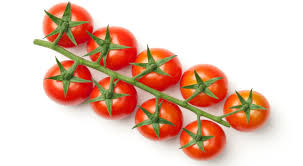
#> input picture computer visiob/laba2/tomato.jpg, 303 x 166 px
$ python 'Tkachenko_kostiantyn_ІП-з31_laba2.py'
#> lines starting #> are read from the running program, lines starting #| are printed output that depends on the picture; after the words box and inside, x2 and y2 are one past the last pixel; in counts of white or black regions, pixels touching at a corner belong together
#> in count_tomatoes, image is the input picture: shape (166, 303, 3); mean R, G, B 230.3, 197.8, 182.5
import numpy as np
import matplotlib.pyplot as plt
from scipy.ndimage import gaussian_filter, label, binary_erosion, binary_dilation, binary_fill_holes
from scipy.ndimage import distance_transform_edt
from skimage.segmentation import watershed
from skimage.feature import peak_local_max
import warnings

warnings.simplefilter("ignore", category=RuntimeWarning)

def rgb_to_hsv(rgb):
    rgb = rgb / 255.0 if rgb.max() > 1 else rgb
    r, g, b = rgb[..., 0], rgb[..., 1], rgb[..., 2]
    max_c = np.max(rgb, axis=-1)
    min_c = np.min(rgb, axis=-1)
    delta = max_c - min_c

    h = np.zeros_like(max_c)
    s = np.zeros_like(max_c)
    v = max_c

    mask = delta > 1e-8
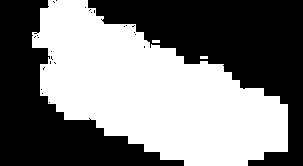
#> mask: shape (166, 303) bool; 48.9% white; 3 white regions, box (x1, y1, x2, y2) and area: (32, 0, 288, 166) 24547, (152, 40, 160, 43) 24, (200, 56, 208, 59) 24
    idx = (r == max_c) & mask
#> idx: shape (166, 303) bool; 39% white; 37 white regions (33 under 20 px), largest, box (x1, y1, x2, y2) and area: (40, 44, 288, 166) 15507, (32, 0, 150, 79) 3971, (77, 0, 88, 5) 28, (125, 24, 136, 32) 26
    h[idx] = ((g - b) / delta)[idx] % 6
    idx = (g == max_c) & mask
#> idx: shape (166, 303) bool; 12.6% white; 95 white regions (79 under 20 px), largest, box (x1, y1, x2, y2) and area: (32, 0, 265, 150) 4247, (229, 96, 288, 166) 1050, (128, 134, 155, 152) 166
    h[idx] = ((b - r) / delta + 2)[idx]
#> h: shape (166, 303) float64; min 0, max 6, mean 0.442
    idx = (b == max_c) & mask
#> idx: shape (166, 303) bool; 1.1% white in thin lines or dots, all inside (x1, y1, x2, y2) = (32, 0, 272, 141)
    h[idx] = ((r - g) / delta + 4)[idx]
#> h: shape (166, 303) float64; min 0, max 6, mean 0.453
    h = h / 6.0
    s[mask] = delta[mask] / max_c[mask]

    h = h * 360
    s = s * 100
    v = v * 100
    return np.stack([h, s, v], axis=-1)
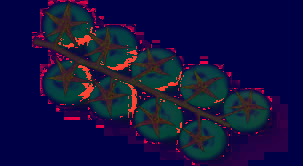
#> returned value: shape (166, 303, 3) float64; mean of channels 0, 1, 2 27.2, 24.9, 91.2; drawn with min black and max white

def apply_color_correction(image, method='hsv'):
    if method == 'grayscale':
        gray = np.dot(image[..., :3], [0.299, 0.587, 0.114])
        return np.stack([gray, gray, gray], axis=-1)
    elif method == 'sepia':
        sepia_filter = np.array([[0.393, 0.769, 0.189],
                                 [0.349, 0.686, 0.168],
                                 [0.272, 0.534, 0.131]])
        sepia = image @ sepia_filter.T
        return np.clip(sepia, 0, 1)
    elif method == 'negative':
        return 1.0 - image if image.max() <= 1 else 255 - image
    else:
        return image

def create_tomato_mask(image, hsv_params='auto'):
    hsv = rgb_to_hsv(image)
    if hsv_params == 'strict':
        lower_red1 = np.array([0, 40, 40])
        upper_red1 = np.array([15, 100, 100])
        lower_red2 = np.array([345, 40, 40])
        upper_red2 = np.array([360, 100, 100])
    elif hsv_params == 'relaxed':
        lower_red1 = np.array([0, 20, 20])
        upper_red1 = np.array([25, 100, 100])
        lower_red2 = np.array([335, 20, 20])
        upper_red2 = np.array([360, 100, 100])
    else:
        avg_brightness = np.mean(image)
#> avg_brightness = 0.798
        if avg_brightness > 0.7:
            lower_red1 = np.array([0, 35, 35])
            upper_red1 = np.array([18, 100, 100])
            lower_red2 = np.array([342, 35, 35])
            upper_red2 = np.array([360, 100, 100])
        else:
            lower_red1 = np.array([0, 30, 30])
            upper_red1 = np.array([20, 100, 100])
            lower_red2 = np.array([340, 30, 30])
            upper_red2 = np.array([360, 100, 100])
    mask1 = (hsv[..., 0] >= lower_red1[0]) & (hsv[..., 0] <= upper_red1[0]) & \
            (hsv[..., 1] >= lower_red1[1]) & (hsv[..., 1] <= upper_red1[1]) & \
            (hsv[..., 2] >= lower_red1[2]) & (hsv[..., 2] <= upper_red1[2])
#> mask1: shape (166, 303) bool; 16.3% white; 63 white regions (39 under 20 px), largest, box (x1, y1, x2, y2) and area: (44, 65, 100, 105) 917, (138, 98, 190, 146) 877, (138, 57, 194, 99) 827
    mask2 = (hsv[..., 0] >= lower_red2[0]) & (hsv[..., 0] <= upper_red2[0]) & \
            (hsv[..., 1] >= lower_red2[1]) & (hsv[..., 1] <= upper_red2[1]) & \
            (hsv[..., 2] >= lower_red2[2]) & (hsv[..., 2] <= upper_red2[2])
#> mask2: shape (166, 303) bool; 1.7% white; 54 white regions (46 under 20 px), largest, box (x1, y1, x2, y2) and area: (125, 83, 137, 117) 140, (107, 56, 137, 71) 137, (78, 83, 94, 102) 127
    mask = mask1 | mask2
#> mask: shape (166, 303) bool; 18% white; 49 white regions (28 under 20 px), largest, box (x1, y1, x2, y2) and area: (106, 27, 141, 77) 1053, (44, 65, 100, 105) 1046, (89, 80, 144, 124) 1046
#> in count_tomatoes, `mask_smooth = (blurred > 0.5).astype(np.uint8)`: mask_smooth: shape (166, 303); values 0 (black) and 1 (white), 17.7% white; 20 white regions (3 under 20 px), largest, box (x1, y1, x2, y2) and area: (44, 65, 99, 105) 1250, (90, 80, 144, 123) 1056, (105, 27, 140, 76) 1053
#> in count_tomatoes, `eroded = binary_erosion(mask_smooth, iterations=erosion_iterations)`: eroded: shape (166, 303) bool; 7.9% white; 24 white regions (7 under 20 px), largest, box (x1, y1, x2, y2) and area: (108, 30, 137, 71) 619, (47, 81, 96, 102) 566, (142, 61, 184, 89) 512
#> in count_tomatoes, `dilated = binary_dilation(eroded, iterations=erosion_iterations + 1)`: dilated: shape (166, 303) bool; 19.4% white; 16 white regions, largest, box (x1, y1, x2, y2) and area: (43, 64, 100, 106) 1407, (90, 79, 145, 124) 1193, (104, 26, 141, 75) 1159
    return mask.astype(np.uint8)

def apply_vectorization(mask, method='watershed', min_distance=30):
#> called with method = 'watershed', min_distance = 25
    if method == 'watershed':
        distance = distance_transform_edt(mask)
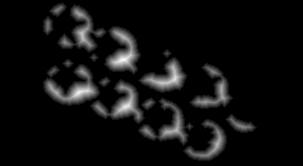
#> distance: shape (166, 303) float64; min 0, max 12, mean 0.712; drawn with min black and max white
        distance_smooth = gaussian_filter(distance, sigma=2)
        threshold_abs = distance_smooth.max() * 0.4
#> threshold_abs = 4.15
        local_max = peak_local_max(
            distance_smooth,
            min_distance=min_distance,
            threshold_abs=threshold_abs,
            labels=mask,
            exclude_border=False
        )
#> local_max = [[59, 123], [92, 79], [106, 126], [78, 174], [34, 82], [130, 175], [144, 217], [89, 221]]
        markers = np.zeros_like(mask, dtype=int)
        for idx, (y, x) in enumerate(local_max, start=1):
            markers[y, x] = idx
#> this loop made 8 passes
#> markers: shape (166, 303) int64; 9 distinct labels, from 0 to 8
        for idx in range(1, len(local_max) + 1):
            marker_mask = (markers == idx)
            dilated = binary_dilation(marker_mask, iterations=2)
            markers[dilated & (markers == 0)] = idx
#> this loop made 8 passes
#> marker_mask: shape (166, 303) bool; 0% white in thin lines or dots, all inside (x1, y1, x2, y2) = (221, 89, 222, 90)
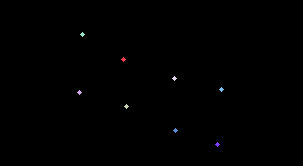
#> markers: shape (166, 303) int64; 9 distinct labels, from 0 to 8; one colour per label, 0 black
        labels = watershed(-distance, markers, mask=mask)
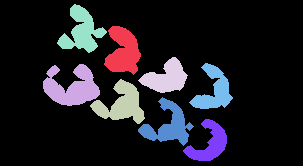
#> labels: shape (166, 303) int64; 9 distinct labels, from 0 to 8; one colour per label, 0 black
        return labels, len(local_max)
    elif method == 'contours':
        labeled, num = label(mask)
        return labeled, num
    else:
        from scipy.ndimage import sobel
        sx = sobel(mask.astype(float), axis=0)
        sy = sobel(mask.astype(float), axis=1)
        edges = np.hypot(sx, sy)
        return (edges > edges.mean()).astype(int), 1

def count_tomatoes(image_path, hsv_params='auto', min_size=200,
                   max_size=50000, show_steps=True, vectorization_method='watershed',
                   min_distance=25, erosion_iterations=1):
    image = plt.imread(image_path)
    if image.ndim == 3 and image.shape[2] == 4:
        image = image[..., :3]
    if image.max() > 1:
        image = image / 255.0
    corrected = apply_color_correction(image, method='hsv')
    mask = create_tomato_mask(corrected, hsv_params=hsv_params)
    blurred = gaussian_filter(mask.astype(float), sigma=1.5)
    mask_smooth = (blurred > 0.5).astype(np.uint8)
    eroded = binary_erosion(mask_smooth, iterations=erosion_iterations)
    dilated = binary_dilation(eroded, iterations=erosion_iterations + 1)
    filled = binary_fill_holes(dilated)
    if vectorization_method == 'watershed':
        labeled, num_initial = apply_vectorization(filled, method='watershed',
                                                   min_distance=min_distance)
#> num_initial = 8
    else:
        labeled, num_initial = apply_vectorization(filled, method=vectorization_method)
    sizes = np.bincount(labeled.ravel())
#> sizes = [41548, 1159, 1407, 1193, 984, 1127, 1089, 855, 936]
    valid_labels = np.where((sizes > min_size) & (sizes < max_size))[0]
#> valid_labels = [0, 1, 2, 3, 4, 5, 6, 7, 8]
    valid_labels = valid_labels[valid_labels > 0]
#> valid_labels = [1, 2, 3, 4, 5, 6, 7, 8]
    filtered_mask = np.isin(labeled, valid_labels)
    final_labeled, num_tomatoes = label(filtered_mask)
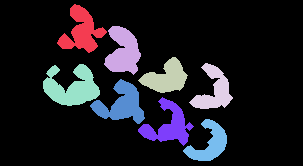
#> final_labeled: shape (166, 303) int32; 9 distinct labels, from 0 to 8; one colour per label, 0 black
#> num_tomatoes = 8
    if num_tomatoes > 0:
        final_sizes = np.bincount(final_labeled.ravel())[1:]
#> final_sizes = [1127, 1159, 984, 936, 1407, 1193, 1089, 855]
        mean_size = np.mean(final_sizes)
#> mean_size = 1093.8
        std_size = np.std(final_sizes)
#> std_size = 161
    else:
        mean_size = 0
        std_size = 0
    if show_steps:
        fig, axes = plt.subplots(2, 3, figsize=(15, 10))
        axes[0, 0].imshow(image)
        axes[0, 0].axis('off')
        axes[0, 1].imshow(mask, cmap='gray')
        axes[0, 1].axis('off')
        axes[0, 2].imshow(filled, cmap='gray')
        axes[0, 2].axis('off')
        if vectorization_method == 'watershed':
            distance = distance_transform_edt(filled)
            axes[1, 0].imshow(distance, cmap='jet')
        else:
            axes[1, 0].imshow(labeled, cmap='nipy_spectral')
        axes[1, 0].axis('off')
        axes[1, 1].imshow(labeled, cmap='nipy_spectral')
        axes[1, 1].axis('off')
        result = image.copy()
        colors = plt.cm.rainbow(np.linspace(0, 1, num_tomatoes))
        for i in range(1, num_tomatoes + 1):
            mask_i = (final_labeled == i)
            y_coords, x_coords = np.where(mask_i)
            if len(y_coords) > 0:
                cy, cx = int(np.mean(y_coords)), int(np.mean(x_coords))
                result[mask_i] = result[mask_i] * 0.5 + colors[i - 1][:3] * 0.5
                axes[1, 2].text(cx, cy, str(i), color='white',
                                fontsize=20, weight='bold',
                                ha='center', va='center',
                                bbox=dict(boxstyle='circle', facecolor=colors[i - 1], alpha=0.8))
#> this loop made 8 passes
#> (cy, cx) on passes 1 to 8: (31, 81), (51, 122), (77, 165), (90, 213), (86, 71), (103, 121), (125, 168), (143, 209)
#> mask_i: shape (166, 303) bool; 1.7% white; 1 white region, box (x1, y1, x2, y2) and area: (183, 119, 227, 161) 855
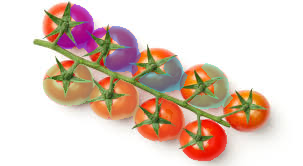
#> result: shape (166, 303, 3) float64; mean R, G, B 0.882, 0.801, 0.755
        axes[1, 2].imshow(result)
        axes[1, 2].axis('off')
        plt.tight_layout()
        plt.show()
    return num_tomatoes, mean_size, std_size, final_labeled, image

def compare_images(image_path1, image_path2):
    num1, mean1, std1, _, _ = count_tomatoes(image_path1, show_steps=False)
    num2, mean2, std2, _, _ = count_tomatoes(image_path2, show_steps=False)
    count_similarity = 1 - abs(num1 - num2) / max(num1, num2, 1)
    size_similarity = 1 - abs(mean1 - mean2) / max(mean1, mean2, 1)
    overall_similarity = (count_similarity * 0.6 + size_similarity * 0.4)
    return overall_similarity

if __name__ == "__main__":
    image_path = "tomato.jpg"
    num1, mean_size, std_size, labeled, img = count_tomatoes(
        image_path,
        hsv_params='auto',
        min_size=300,
        max_size=50000,
        show_steps=True,
        vectorization_method='watershed',
        min_distance=25,
        erosion_iterations=3
    )
#> num1 = 8; mean_size = 1093.8; std_size = 161
    if num1 == 1:
        num2, mean_size2, std_size2, labeled2, img2 = count_tomatoes(
            image_path,
            hsv_params='auto',
            min_size=200,
            max_size=50000,
            show_steps=True,
            vectorization_method='watershed',
            min_distance=20,
            erosion_iterations=4
        )
